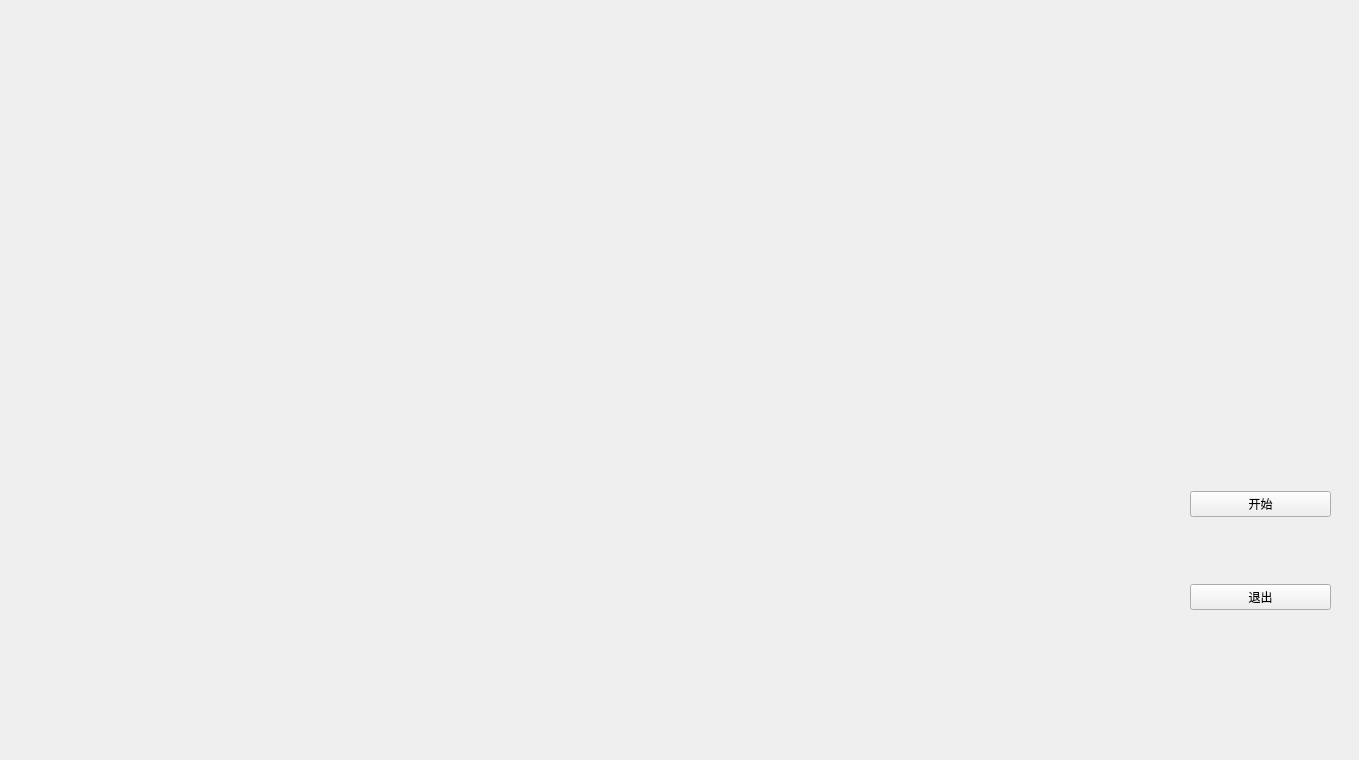
<?xml version="1.0" encoding="UTF-8"?>
<ui version="4.0">
 <class>Widget</class>
 <widget class="QWidget" name="Widget">
  <property name="geometry">
   <rect>
    <x>0</x>
    <y>0</y>
    <width>1359</width>
    <height>760</height>
   </rect>
  </property>
  <property name="minimumSize">
   <size>
    <width>1359</width>
    <height>760</height>
   </size>
  </property>
  <property name="maximumSize">
   <size>
    <width>1359</width>
    <height>760</height>
   </size>
  </property>
  <property name="windowTitle">
   <string>Widget</string>
  </property>
  <widget class="QWidget" name="verticalLayoutWidget">
   <property name="geometry">
    <rect>
     <x>1190</x>
     <y>430</y>
     <width>141</width>
     <height>241</height>
    </rect>
   </property>
   <layout class="QVBoxLayout" name="verticalLayout">
    <item>
     <widget class="QPushButton" name="startButton">
      <property name="text">
       <string>开始</string>
      </property>
     </widget>
    </item>
    <item>
     <widget class="QPushButton" name="exitButton">
      <property name="text">
       <string>退出</string>
      </property>
     </widget>
    </item>
   </layout>
  </widget>
 </widget>
 <resources/>
 <connections/>
</ui>
